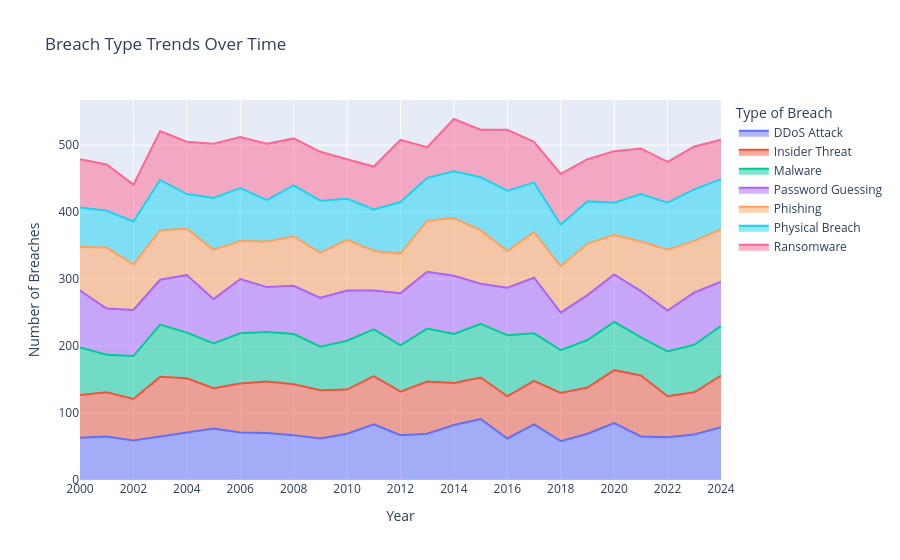

The notebook cell this image was saved under:
### Code cell
# Breach type trends over time
breach_yearly = df.groupby(['Year', 'Type of Breach']).size().reset_index(name='Count')

fig = px.area(breach_yearly, x='Year', y='Count', color='Type of Breach',
              title='Breach Type Trends Over Time',
              labels={'Count': 'Number of Breaches'})
fig.update_layout(xaxis=dict(dtick=2))
fig.show()

### Figure 1 — Plotly figure (JSON) as saved in the notebook; plotly's stock layout.template omitted (floating-point values rounded to 4 significant figures)
{"data": [{"fillpattern": {"shape": ""}, "hovertemplate": "Type of Breach=DDoS Attack<br>Year=%{x}<br>Number of Breaches=%{y}<extra></extra>", "legendgroup": "DDoS Attack", "line": {"color": "#636efa"}, "marker": {"symbol": "circle"}, "mode": "lines", "name": "DDoS Attack", "orientation": "v", "showlegend": true, "stackgroup": "1", "type": "scatter", "x": [2000, 2001, 2002, 2003, 2004, 2005, 2006, 2007, 2008, 2009, 2010, 2011, 2012, 2013, 2014, 2015, 2016, 2017, 2018, 2019, 2020, 2021, 2022, 2023, 2024], "xaxis": "x", "y": [63, 65, 59, 65, 72, 77, 71, 70, 67, 62, 69, 83, 67, 69, 82, 91, 62, 83, 58, 69, 85, 65, 64, 68, 79], "yaxis": "y"}, {"fillpattern": {"shape": ""}, "hovertemplate": "Type of Breach=Insider Threat<br>Year=%{x}<br>Number of Breaches=%{y}<extra></extra>", "legendgroup": "Insider Threat", "line": {"color": "#EF553B"}, "marker": {"symbol": "circle"}, "mode": "lines", "name": "Insider Threat", "orientation": "v", "showlegend": true, "stackgroup": "1", "type": "scatter", "x": [2000, 2001, 2002, 2003, 2004, 2005, 2006, 2007, 2008, 2009, 2010, 2011, 2012, 2013, 2014, 2015, 2016, 2017, 2018, 2019, 2020, 2021, 2022, 2023, 2024], "xaxis": "x", "y": [64, 66, 62, 89, 80, 60, 73, 77, 76, 72, 66, 72, 65, 78, 63, 62, 63, 65, 72, 69, 79, 91, 61, 63, 77], "yaxis": "y"}, {"fillpattern": {"shape": ""}, "hovertemplate": "Type of Breach=Malware<br>Year=%{x}<br>Number of Breaches=%{y}<extra></extra>", "legendgroup": "Malware", "line": {"color": "#00cc96"}, "marker": {"symbol": "circle"}, "mode": "lines", "name": "Malware", "orientation": "v", "showlegend": true, "stackgroup": "1", "type": "scatter", "x": [2000, 2001, 2002, 2003, 2004, 2005, 2006, 2007, 2008, 2009, 2010, 2011, 2012, 2013, 2014, 2015, 2016, 2017, 2018, 2019, 2020, 2021, 2022, 2023, 2024], "xaxis": "x", "y": [71, 56, 64, 78, 68, 67, 75, 74, 75, 65, 73, 70, 69, 79, 73, 80, 91, 71, 64, 71, 72, 57, 67, 71, 74], "yaxis": "y"}, {"fillpattern": {"shape": ""}, "hovertemplate": "Type of Breach=Password Guessing<br>Year=%{x}<br>Number of Breaches=%{y}<extra></extra>", "legendgroup": "Password Guessing", "line": {"color": "#ab63fa"}, "marker": {"symbol": "circle"}, "mode": "lines", "name": "Password Guessing", "orientation": "v", "showlegend": true, "stackgroup": "1", "type": "scatter", "x": [2000, 2001, 2002, 2003, 2004, 2005, 2006, 2007, 2008, 2009, 2010, 2011, 2012, 2013, 2014, 2015, 2016, 2017, 2018, 2019, 2020, 2021, 2022, 2023, 2024], "xaxis": "x", "y": [85, 69, 69, 67, 86, 66, 81, 67, 72, 73, 75, 58, 78, 85, 87, 60, 71, 83, 56, 67, 71, 69, 61, 78, 66], "yaxis": "y"}, {"fillpattern": {"shape": ""}, "hovertemplate": "Type of Breach=Phishing<br>Year=%{x}<br>Number of Breaches=%{y}<extra></extra>", "legendgroup": "Phishing", "line": {"color": "#FFA15A"}, "marker": {"symbol": "circle"}, "mode": "lines", "name": "Phishing", "orientation": "v", "showlegend": true, "stackgroup": "1", "type": "scatter", "x": [2000, 2001, 2002, 2003, 2004, 2005, 2006, 2007, 2008, 2009, 2010, 2011, 2012, 2013, 2014, 2015, 2016, 2017, 2018, 2019, 2020, 2021, 2022, 2023, 2024], "xaxis": "x", "y": [65, 91, 68, 74, 69, 74, 57, 68, 74, 67, 76, 59, 59, 76, 86, 80, 55, 68, 69, 77, 59, 74, 91, 77, 78], "yaxis": "y"}, {"fillpattern": {"shape": ""}, "hovertemplate": "Type of Breach=Physical Breach<br>Year=%{x}<br>Number of Breaches=%{y}<extra></extra>", "legendgroup": "Physical Breach", "line": {"color": "#19d3f3"}, "marker": {"symbol": "circle"}, "mode": "lines", "name": "Physical Breach", "orientation": "v", "showlegend": true, "stackgroup": "1", "type": "scatter", "x": [2000, 2001, 2002, 2003, 2004, 2005, 2006, 2007, 2008, 2009, 2010, 2011, 2012, 2013, 2014, 2015, 2016, 2017, 2018, 2019, 2020, 2021, 2022, 2023, 2024], "xaxis": "x", "y": [59, 55, 64, 75, 52, 77, 79, 62, 76, 78, 61, 62, 77, 64, 70, 79, 90, 74, 62, 63, 48, 71, 70, 77, 75], "yaxis": "y"}, {"fillpattern": {"shape": ""}, "hovertemplate": "Type of Breach=Ransomware<br>Year=%{x}<br>Number of Breaches=%{y}<extra></extra>", "legendgroup": "Ransomware", "line": {"color": "#FF6692"}, "marker": {"symbol": "circle"}, "mode": "lines", "name": "Ransomware", "orientation": "v", "showlegend": true, "stackgroup": "1", "type": "scatter", "x": [2000, 2001, 2002, 2003, 2004, 2005, 2006, 2007, 2008, 2009, 2010, 2011, 2012, 2013, 2014, 2015, 2016, 2017, 2018, 2019, 2020, 2021, 2022, 2023, 2024], "xaxis": "x", "y": [72, 69, 55, 73, 78, 81, 76, 84, 70, 73, 59, 64, 93, 46, 78, 71, 91, 61, 76, 63, 77, 68, 61, 64, 59], "yaxis": "y"}], "layout": {"legend": {"title": {"text": "Type of Breach"}, "tracegroupgap": 0}, "title": {"text": "Breach Type Trends Over Time"}, "xaxis": {"anchor": "y", "domain": [0, 1], "dtick": 2, "title": {"text": "Year"}}, "yaxis": {"anchor": "x", "domain": [0, 1], "title": {"text": "Number of Breaches"}}}}
